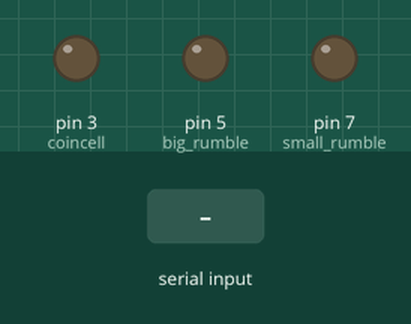
This sketch was run on a simulated Arduino Uno, built with avr-gcc and run on an emulated ATmega328P. Parts: output pins drawn as LEDs (lit = HIGH). The test bench sets the inputs (shaded band).

Above: at 1.2 s.
1.3 s: "L" received over Serial
At 2.6 s:
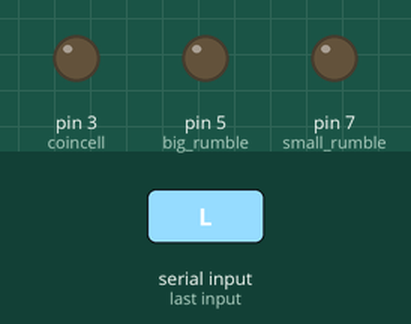
3.8 s: "R" received over Serial
At 5.7 s:
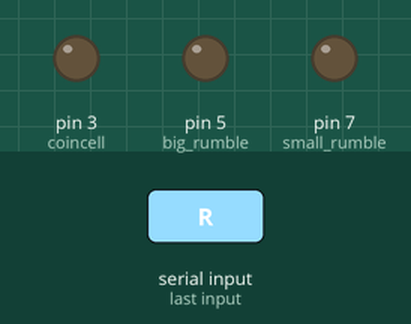
Timing chart, 0 to 7.2 s (numbered marks = the images above; inputs shaded):
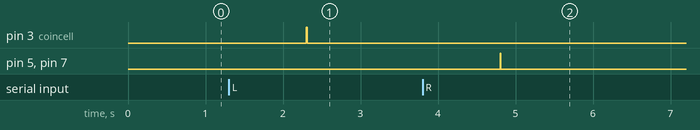

Measured:
- after the input at 1.3 s, pin 3 (coincell): LOW → HIGH after 1.0 s, → LOW 0.01 s later
- after the input at 3.8 s, pin 5 (big_rumble), pin 7 (small_rumble): LOW → HIGH after 1.0 s, → LOW 0.01 s later

The sketch:

Motor_Control.ino
```cpp
#include <Servo.h>
const byte ledPin = 13;
const byte Pin = 2;
volatile byte state = LOW;
/*
void setup() {
pinMode(3, OUTPUT); // coincell
pinMode(5, OUTPUT);// big rumble
pinMode(6, OUTPUT);
pinMode(7, OUTPUT);// small rumble

}

void loop() {
//digitalWrite(3, HIGH);
//delay(10);
//digitalWrite(4 ,LOW);
//delay(10);

//digitalWrite(5, HIGH);
//delay(1000);
//digitalWrite(5 ,LOW);
//delay(1000);


//digitalWrite(6, HIGH);
//delay(10000);
//digitalWrite(6 ,LOW);
//delay(1000);

//digitalWrite(7, HIGH);

//digitalWrite(4 ,LOW);

//LEFT ARM
/*digitalWrite(3, HIGH);
delay(100);
digitalWrite(3, LOW);
delay(500);*/
/*
// RIGHT ARM
digitalWrite(5, HIGH);
digitalWrite(7, HIGH);
delay(1000);
digitalWrite(5, LOW);
digitalWrite(7, LOW);
delay(1000);


}*/


void setup()
{
  //Set up PWM pins
  pinMode(3,OUTPUT);
  pinMode(5,OUTPUT);
  pinMode(7,OUTPUT);

  //Begin serial input
  Serial.begin(9600);
  }

void loop()
{
  Serial.println();

  if(Serial.available() > 0)  {
    //Read the data we receive from unity, uppercase it to avoid errors
    String dataString = Serial.readString();
    dataString.toUpperCase();

    if(dataString.startsWith("L")) {


    digitalWrite(3, HIGH);
    delay(10);
    digitalWrite(3, LOW);
    delay(10);

    }
    else if(dataString.startsWith("R")) {

    // RIGHT ARM
    digitalWrite(5, HIGH);
    digitalWrite(7, HIGH);
    delay(10);
    digitalWrite(5, LOW);
    digitalWrite(7, LOW);
    delay(10);
    }
    else {
    //Data is not what we're lookig for.
    //return something to unity to throw an error or something
    }

  }
}
```
